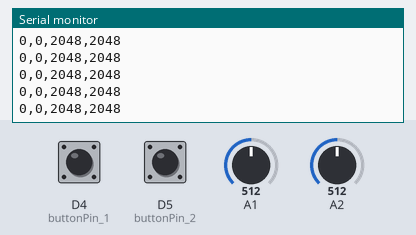
This sketch was run on a simulated Arduino Zero (SAMD21). On the bench: the last lines printed to the serial monitor. Inputs (shaded band) come from the test bench; at power-on: A1 = 512, A2 = 512, D4 (buttonPin_1) HIGH, D5 (buttonPin_2) HIGH (analog values on the 0–1023 scale).

Above: at 1.2 s.
1.3 s: A1 set to 716
At 2.3 s:
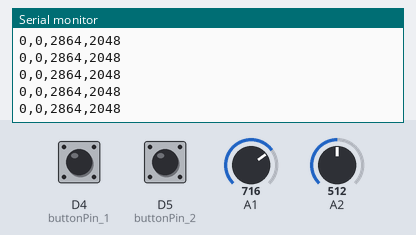
2.8 s: A2 set to 0
At 3.5 s:
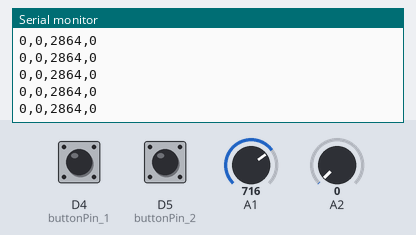
5.8 s: D4 (buttonPin_1) pulled LOW for 0.15 s
8.9 s: D5 (buttonPin_2) pulled LOW for 0.15 s
10.5 s: A2 set to 122
At 11.1 s:
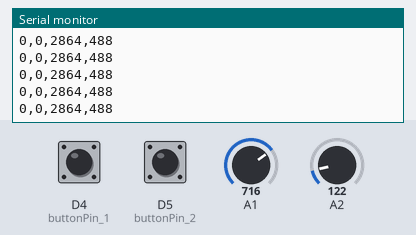
12.0 s: D4 (buttonPin_1) pulled LOW for 1 s
At 12.6 s:
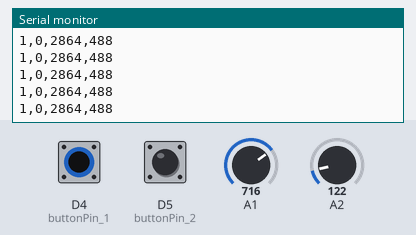
Timing chart, 0 to 15.0 s (numbered marks = the images above; inputs shaded):
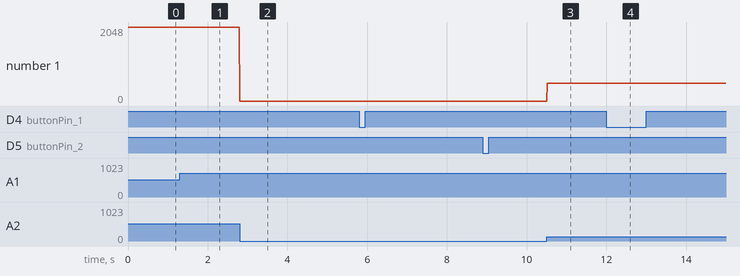

The sketch:

EricW_SS3.ino
```cpp
const int potPin_1 = 1;
const int potPin_2 = 2;

const int buttonPin_1 = 4;
const int buttonPin_2 = 5;


bool buttonState_1 = 0;
bool buttonState_2 = 0;


int potValue_1 = 0;
int potValue_2 = 0;


unsigned long lastTime = 0;
unsigned long currentTime = 0;
int timerInterval = 10;

void setup()
{
  pinMode(buttonPin_1, INPUT_PULLUP);
  pinMode(buttonPin_2, INPUT_PULLUP);

  analogReadResolution(12);

  Serial.begin(9600);
}

void loop()
{
  potValue_1 = analogRead(potPin_1);
  potValue_2 = analogRead(potPin_2);


  buttonState_1 = !digitalRead(buttonPin_1);
  buttonState_2 = !digitalRead(buttonPin_2);

  currentTime = millis();

  if (currentTime - lastTime >= timerInterval)
  {
    lastTime = currentTime;

    Serial.print(buttonState_1);
    Serial.print(",");

    Serial.print(buttonState_2);
    Serial.print(",");

    Serial.print(potValue_1);
    Serial.print(",");

    Serial.print(potValue_2);

    Serial.print("\n");
  }
}
```

Measured:
- after the input at 1.3 s, the serial monitor: prints a new line at once (image 1)
- after the input at 2.8 s, the serial monitor: prints a new line at once (image 2)
- after the input at 10.5 s, the serial monitor: prints a new line at once (image 3)
- after the input at 12.0 s, the serial monitor: prints a new line at once (image 4)
- plotted number 1: 0 → 488 after the input at 10.5 s
